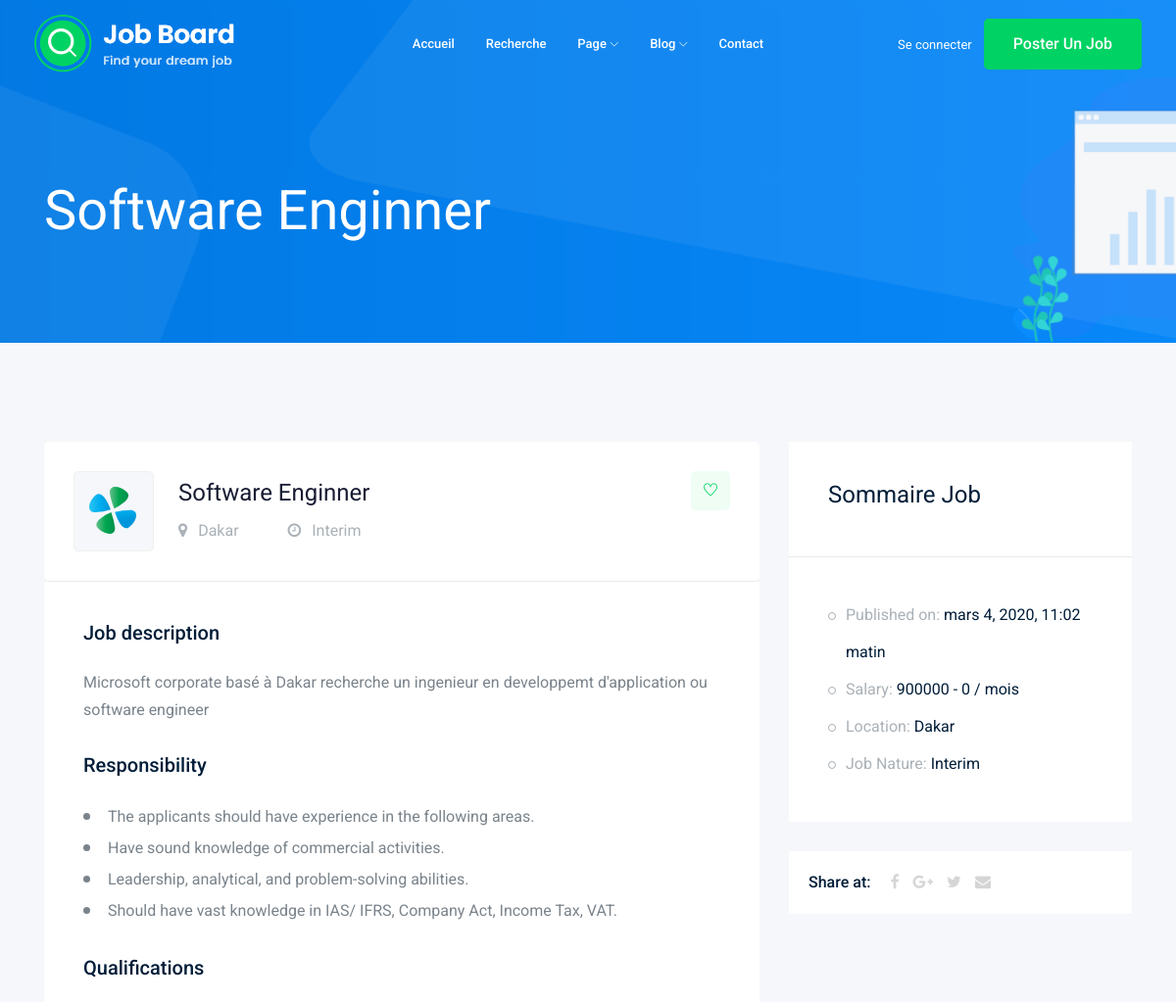
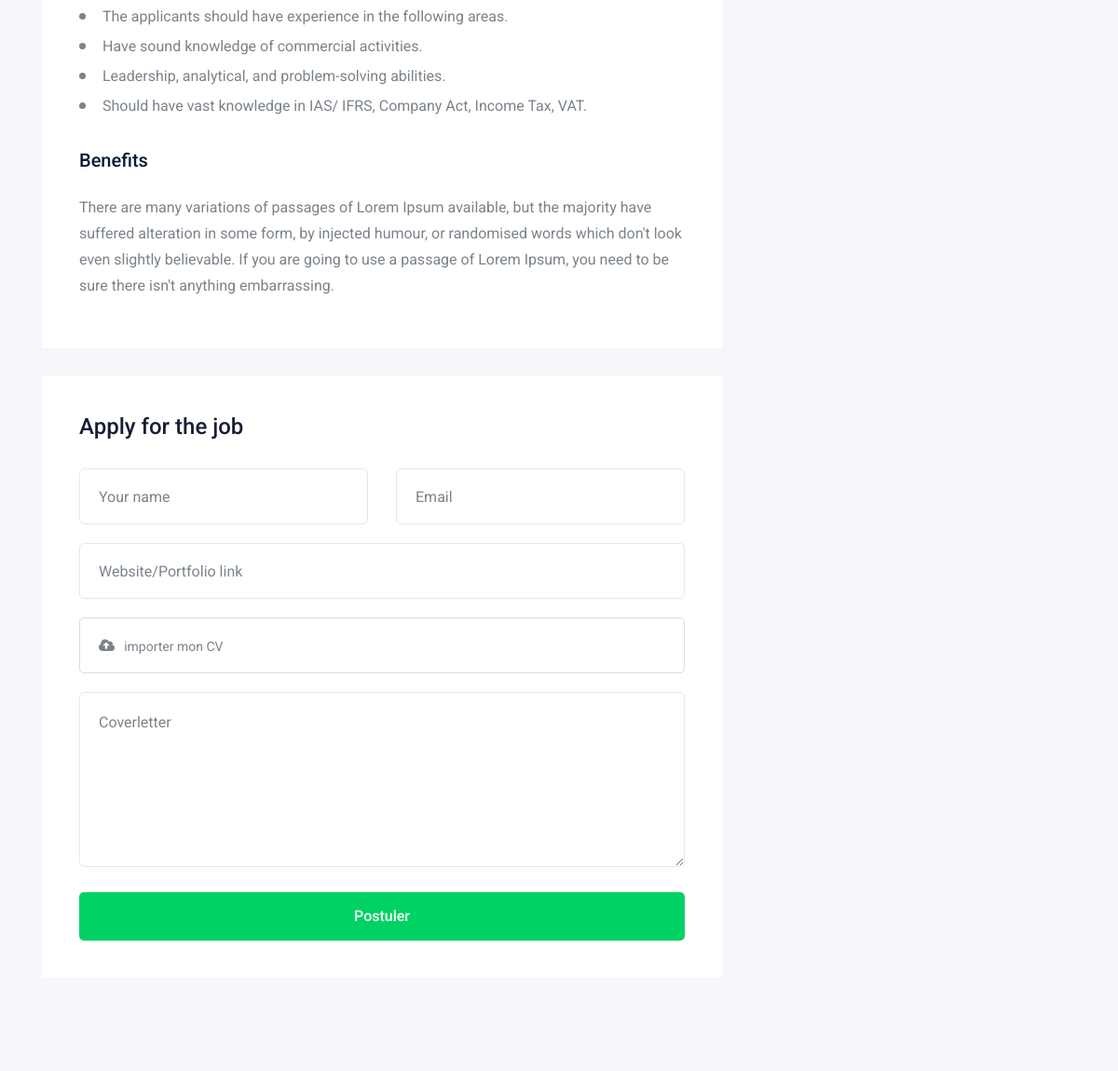
Page /details/2/ on the committed database (2 pictures, top to bottom).
### princ/models.py (models this page shows, shortened)
class Job (models.Model):
    jobtype = [
        ("CDD", "CDD"),
        ("CDI", "CDI"),
        ("Interim","Interim"),
        ("Freelance","Freelance")
    ]
    Categories = [
        ("enseignement","Enseignement education"),
        ("earketing","Marketing"),
        ("eelemarketing","Telemarketing"),
        ("software","Developpement d'application & web"),
        ("batiment","Batiments et design"),
        ("administration","Administration"),
        ("autre","Autres")
    ]
    Experiences = [
        ("non","Non spécifié"),
        ("Debutant","Debutant"),
        ("junior","1 à 2 ans d'experiences"),
        ("moyen", "2 à 6 ans d'experiences"),
        ("senior","plus de 6 ans d'experiences")
    ]
    posteur = models.ForeignKey('Compte', on_delete= models.CASCADE, blank=True)
    titre = models.CharField(max_length=200, blank=False)
    categorie = models.CharField(max_length=200, blank=True, default="autre", choices=Categories)
    lieu = models.CharField(max_length=200)
    type = models.CharField(max_length=100, choices=jobtype)
    experience = models.CharField(max_length=100, choices=Experiences, blank=True, default="None")
    pub_date = models.DateTimeField(auto_now=True)
    description = models.TextField()
    salaire_max = models.IntegerField(null=True)
    salaire_min = models.IntegerField(null=True)

### princ/views.py (the view)
# urls.py: path("details/<int:pk>/", views.JobDetailsView.as_view(), name="job-details"),
class JobDetailsView(DetailView):
    model = Job
    template_name = 'princ/job_detail.html'
    context_object_name = 'job'

### princ/helper.py (called while the page is built)
def mescontext(req):
    list_type = []
    cat_list = []
    exp_list = []
    for type in Job.jobtype:
        list_type.append(type[0])
    for cat in Job.Categories:
        cat_list.append(cat[0])
    for exp in Job.Experiences:
        exp_list.append(exp[0])
    return {
        "monmsg":"le message nous parle de jesus",
        "list_type" : list_type,
        "cat_list":cat_list,
        "exp_list": exp_list,
        "nb_job": Job.objects.count(),
    }

### templates/princ/job_detail.html (shortened to what this page needs)
{% extends 'home.html' %}
{% block home-main %}
    <div class="bradcam_area bradcam_bg_1">
        <div class="container">
            <div class="row">
                <div class="col-xl-12">
                    <div class="bradcam_text">
                        <h3>{{job.titre}}</h3>
                    </div>
                </div>
            </div>
        </div>
    </div>
    <div class="job_details_area">
        <div class="container">
            <div class="row">
                <div class="col-lg-8">
                    <div class="job_details_header">
                        <div class="single_jobs white-bg d-flex justify-content-between">
                            <div class="jobs_left d-flex align-items-center">
                                <div class="thumb">
                                    <img src="{{MEDIA_URL}}img/svg_icon/1.svg" alt="">
                                </div>
                                <div class="jobs_conetent">
                                    <a href="#"><h4>{{job.titre}}</h4></a>
                                    <div class="links_locat d-flex align-items-center">
                                        <div class="location">
                                            <p> <i class="fa fa-map-marker"></i> {{job.lieu}}</p>
                                        </div>
                                        <div class="location">
                                            <p> <i class="fa fa-clock-o"></i> {{job.type}}</p>
                                        </div>
                                    </div>
                                </div>
                            </div>
                            <div class="jobs_right">
                                <div class="apply_now">
                                    <a class="heart_mark" href="#"> <i class="ti-heart"></i> </a>
                                </div>
                            </div>
                        </div>
                    </div>
                    <div class="descript_wrap white-bg">
                        <div class="single_wrap">
                            <h4>Job description</h4>
                            <p>{{job.description}}</p>
                        </div>
                        <div class="single_wrap">
                            <h4>Responsibility</h4>
                            <ul>
                                <li>The applicants should have experience in the following areas.
                                </li>
                                <li>Have sound knowledge of commercial activities.</li>
                                <li>Leadership, analytical, and problem-solving abilities.</li>
                                <li>Should have vast knowledge in IAS/ IFRS, Company Act, Income Tax, VAT.</li>
                            </ul>
                        </div>
                        <div class="single_wrap">
                            <h4>Qualifications</h4>
                            <ul>
                                <li>The applicants should have experience in the following areas.
                                </li>
                                <li>Have sound knowledge of commercial activities.</li>
                                <li>Leadership, analytical, and problem-solving abilities.</li>
                                <li>Should have vast knowledge in IAS/ IFRS, Company Act, Income Tax, VAT.</li>
                            </ul>
                        </div>
                        <div class="single_wrap">
                            <h4>Benefits</h4>
                            <p>There are many variations of passages of Lorem Ipsum available, but the majority have suffered alteration in some form, by injected humour, or randomised words which don't look even slightly believable. If you are going to use a passage of Lorem Ipsum, you need to be sure there isn't anything embarrassing.</p>
                        </div>
                    </div>
                    <div class="apply_job_form white-bg">
                        <h4>Apply for the job</h4>
                        <form action="#">
                            <div class="row">
                                <div class="col-md-6">
                                    <div class="input_field">
                                        <input type="text" placeholder="Your name">
                                    </div>
                                </div>
                                <div class="col-md-6">
                                    <div class="input_field">
                                        <input type="text" placeholder="Email">
                                    </div>
                                </div>
                                <div class="col-md-12">
                                    <div class="input_field">
                                        <input type="text" placeholder="Website/Portfolio link">
                                    </div>
                                </div>
                                <div class="col-md-12">
                                    <div class="input-group">
                                        <div class="input-group-prepend">
                                          <button type="button" id="inputGroupFileAddon03"><i class="fa fa-cloud-upload" aria-hidden="true"></i>
                                          </button>
                                        </div>
                                        <div class="custom-file">
                                          <label class="custom-file-label" for="inputGroupFile03">importer mon CV</label>
                                        </div>
                                      </div>
                                </div>
                                <div class="col-md-12">
                                    <div class="input_field">
                                        <textarea name="#" id="" cols="30" rows="10" placeholder="Coverletter"></textarea>
                                    </div>
                                </div>
                                <div class="col-md-12">
                                    <div class="submit_btn">
                                        <button class="boxed-btn3 w-100" type="submit">Postuler</button>
                                    </div>
                                </div>
                            </div>
                        </form>
                    </div>
                </div>
                <div class="col-lg-4">
                    <div class="job_sumary">
                        <div class="summery_header">
                            <h3>Sommaire Job</h3>
                        </div>
                        <div class="job_content">
                            <ul>
                                <li>Published on: <span>{{job.pub_date}}</span></li>
                                <li>Salary: <span>{{job.salaire_min}} - {{job.salaire_max}} / mois</span></li>
                                <li>Location: <span>{{job.lieu}}</span></li>
                                <li>Job Nature: <span> {{job.type}}</span></li>
                            </ul>
                        </div>
                    </div>
                    <div class="share_wrap d-flex">
                        <span>Share at:</span>
                        <ul>
                            <li><a href="#"> <i class="fa fa-facebook"></i></a> </li>
                            <li><a href="#"> <i class="fa fa-google-plus"></i></a> </li>
                            <li><a href="#"> <i class="fa fa-twitter"></i></a> </li>
                            <li><a href="#"> <i class="fa fa-envelope"></i></a> </li>
                        </ul>
                    </div>
                    <div class="job_location_wrap">
                        <div class="job_lok_inner">
                            <div id="map" style="height: 200px;"></div>
                          </div>
                    </div>
                </div>
            </div>
        </div>
{% endblock home-main %}

### rows in the picture
Job: titre "Software Enginner", lieu "Dakar", type "Interim", description "Microsoft corporate basé à Dakar recherche un ingenieur en developpemt d'application ou software engineer", pub_date "mars 4, 2020, 11:02 matin", salaire_min "900000", salaire_max "0"
